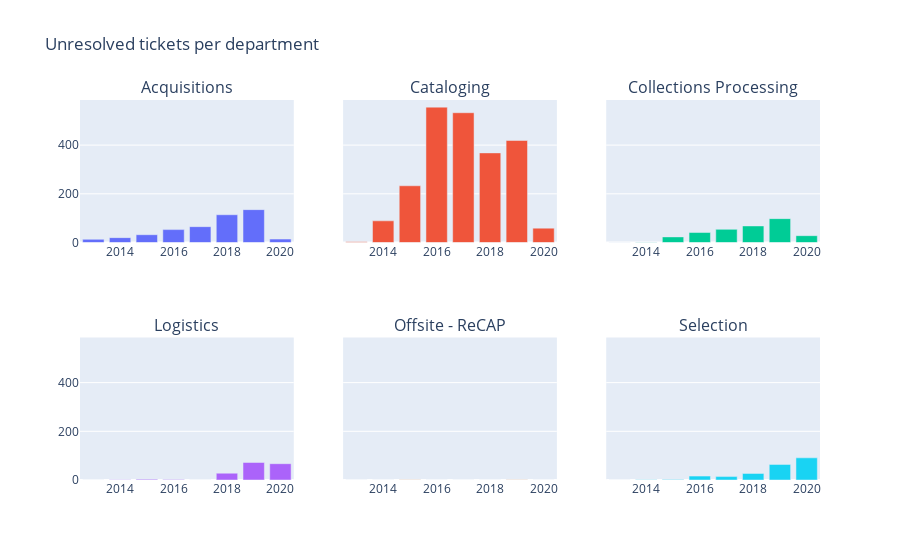

Source (notebook cell):
### Code cell
fig.update_layout(
    title_text='Unresolved tickets per department',
    showlegend=False,
    height=700)
fig.show()

### Figure 1 — Plotly figure (JSON) as saved in the notebook; plotly's stock layout.template omitted (floating-point values rounded to 4 significant figures)
{"data": [{"name": "Acquisitions", "type": "bar", "x": [2013, 2014, 2015, 2016, 2017, 2018, 2019, 2020], "xaxis": "x", "y": [13, 20, 32, 53, 65, 114, 135, 14], "yaxis": "y"}, {"name": "Cataloging", "type": "bar", "x": [2013, 2014, 2015, 2016, 2017, 2018, 2019, 2020], "xaxis": "x2", "y": [3, 89, 233, 556, 533, 368, 419, 59], "yaxis": "y2"}, {"name": "Collections Processing", "type": "bar", "x": [2013, 2014, 2015, 2016, 2017, 2018, 2019, 2020], "xaxis": "x3", "y": [0, 1, 23, 41, 54, 68, 98, 28], "yaxis": "y3"}, {"name": "Logistics", "type": "bar", "x": [2013, 2014, 2015, 2016, 2017, 2018, 2019, 2020], "xaxis": "x4", "y": [0, 1, 3, 2, 0, 28, 72, 67], "yaxis": "y4"}, {"name": "Offsite - ReCAP", "type": "bar", "x": [2013, 2014, 2015, 2016, 2017, 2018, 2019, 2020], "xaxis": "x5", "y": [0, 0, 1, 0, 0, 0, 1, 0], "yaxis": "y5"}, {"name": "Selection", "type": "bar", "x": [2013, 2014, 2015, 2016, 2017, 2018, 2019, 2020], "xaxis": "x6", "y": [0, 1, 2, 16, 14, 27, 64, 91], "yaxis": "y6"}], "layout": {"annotations": [{"font": {"size": 16}, "showarrow": false, "text": "Acquisitions", "x": 0.1444, "xanchor": "center", "xref": "paper", "y": 1, "yanchor": "bottom", "yref": "paper"}, {"font": {"size": 16}, "showarrow": false, "text": "Cataloging", "x": 0.5, "xanchor": "center", "xref": "paper", "y": 1, "yanchor": "bottom", "yref": "paper"}, {"font": {"size": 16}, "showarrow": false, "text": "Collections Processing", "x": 0.8556, "xanchor": "center", "xref": "paper", "y": 1, "yanchor": "bottom", "yref": "paper"}, {"font": {"size": 16}, "showarrow": false, "text": "Logistics", "x": 0.1444, "xanchor": "center", "xref": "paper", "y": 0.375, "yanchor": "bottom", "yref": "paper"}, {"font": {"size": 16}, "showarrow": false, "text": "Offsite - ReCAP", "x": 0.5, "xanchor": "center", "xref": "paper", "y": 0.375, "yanchor": "bottom", "yref": "paper"}, {"font": {"size": 16}, "showarrow": false, "text": "Selection", "x": 0.8556, "xanchor": "center", "xref": "paper", "y": 0.375, "yanchor": "bottom", "yref": "paper"}], "autosize": true, "showlegend": false, "title": {"text": "Unresolved tickets per department"}, "xaxis": {"anchor": "y", "autorange": true, "domain": [0, 0.2889], "range": [2012.0, 2020.0], "type": "linear"}, "xaxis2": {"anchor": "y2", "autorange": true, "domain": [0.3556, 0.6444], "range": [2012.0, 2020.0], "type": "linear"}, "xaxis3": {"anchor": "y3", "autorange": true, "domain": [0.7111, 1], "range": [2012.0, 2020.0], "type": "linear"}, "xaxis4": {"anchor": "y4", "autorange": true, "domain": [0, 0.2889], "range": [2012.0, 2020.0], "type": "linear"}, "xaxis5": {"anchor": "y5", "autorange": true, "domain": [0.3556, 0.6444], "range": [2012.0, 2020.0], "type": "linear"}, "xaxis6": {"anchor": "y6", "autorange": true, "domain": [0.7111, 1], "range": [2012.0, 2020.0], "type": "linear"}, "yaxis": {"anchor": "x", "autorange": true, "domain": [0.625, 1], "matches": "y4", "range": [0, 585.3], "type": "linear"}, "yaxis2": {"anchor": "x2", "autorange": true, "domain": [0.625, 1], "matches": "y4", "range": [0, 585.3], "showticklabels": false, "type": "linear"}, "yaxis3": {"anchor": "x3", "autorange": true, "domain": [0.625, 1], "matches": "y4", "range": [0, 585.3], "showticklabels": false, "type": "linear"}, "yaxis4": {"anchor": "x4", "autorange": true, "domain": [0, 0.375], "range": [0, 585.3], "type": "linear"}, "yaxis5": {"anchor": "x5", "autorange": true, "domain": [0, 0.375], "matches": "y4", "range": [0, 585.3], "showticklabels": false, "type": "linear"}, "yaxis6": {"anchor": "x6", "autorange": true, "domain": [0, 0.375], "matches": "y4", "range": [0, 585.3], "showticklabels": false, "type": "linear"}}}
